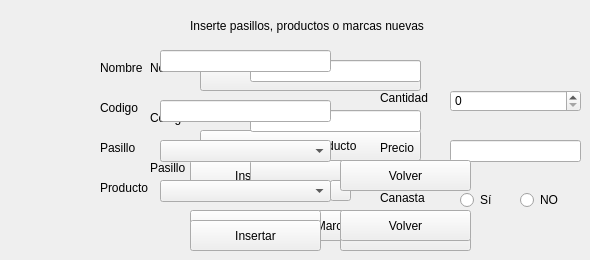
    <widget class="QWidget" name="tab_8">
     <attribute name="title">
      <string>Insertar</string>
     </attribute>
     <widget class="QLabel" name="LInsertar">
      <property name="geometry">
       <rect>
        <x>190</x>
        <y>0</y>
        <width>261</width>
        <height>51</height>
       </rect>
      </property>
      <property name="text">
       <string>Inserte pasillos, productos o marcas nuevas </string>
      </property>
     </widget>
     <widget class="QPushButton" name="BPasillo">
      <property name="geometry">
       <rect>
        <x>200</x>
        <y>60</y>
        <width>221</width>
        <height>31</height>
       </rect>
      </property>
      <property name="text">
       <string>Insertar Pasillo</string>
      </property>
     </widget>
     <widget class="QPushButton" name="BProducto">
      <property name="geometry">
       <rect>
        <x>200</x>
        <y>130</y>
        <width>221</width>
        <height>31</height>
       </rect>
      </property>
      <property name="text">
       <string>Insertar Producto</string>
      </property>
     </widget>
     <widget class="QPushButton" name="BMarca">
      <property name="geometry">
       <rect>
        <x>200</x>
        <y>210</y>
        <width>221</width>
        <height>31</height>
       </rect>
      </property>
      <property name="text">
       <string>Insertar Marca</string>
      </property>
     </widget>
     <widget class="QLabel" name="LTipo">
      <property name="geometry">
       <rect>
        <x>280</x>
        <y>20</y>
        <width>101</width>
        <height>21</height>
       </rect>
      </property>
      <property name="text">
       <string/>
      </property>
     </widget>
     <widget class="QPushButton" name="BinsertarPas">
      <property name="geometry">
       <rect>
        <x>190</x>
        <y>160</y>
        <width>131</width>
        <height>31</height>
       </rect>
      </property>
      <property name="text">
       <string>Insertar</string>
      </property>
     </widget>
     <widget class="QLabel" name="LNombre">
      <property name="geometry">
       <rect>
        <x>150</x>
        <y>60</y>
        <width>55</width>
        <height>16</height>
       </rect>
      </property>
      <property name="text">
       <string>Nombre</string>
      </property>
     </widget>
     <widget class="QLabel" name="LCodPas">
      <property name="geometry">
       <rect>
        <x>150</x>
        <y>110</y>
        <width>55</width>
        <height>16</height>
       </rect>
      </property>
      <property name="text">
       <string>Codigo</string>
      </property>
     </widget>
     <widget class="QLineEdit" name="TNombre">
      <property name="geometry">
       <rect>
        <x>250</x>
        <y>60</y>
        <width>171</width>
        <height>22</height>
       </rect>
      </property>
     </widget>
     <widget class="QLineEdit" name="TCodigo_4">
      <property name="geometry">
       <rect>
        <x>250</x>
        <y>110</y>
        <width>171</width>
        <height>22</height>
       </rect>
      </property>
     </widget>
     <widget class="QLabel" name="LPasillo">
      <property name="geometry">
       <rect>
        <x>150</x>
        <y>160</y>
        <width>55</width>
        <height>16</height>
       </rect>
      </property>
      <property name="text">
       <string>Pasillo</string>
      </property>
     </widget>
     <widget class="QComboBox" name="CBPasillosI">
      <property name="geometry">
       <rect>
        <x>250</x>
        <y>160</y>
        <width>171</width>
        <height>22</height>
       </rect>
      </property>
     </widget>
     <widget class="QPushButton" name="BInsertarProd">
      <property name="geometry">
       <rect>
        <x>190</x>
        <y>210</y>
        <width>131</width>
        <height>31</height>
       </rect>
      </property>
      <property name="text">
       <string>Insertar</string>
      </property>
     </widget>
     <widget class="QLabel" name="LProducto">
      <property name="geometry">
       <rect>
        <x>100</x>
        <y>180</y>
        <width>55</width>
        <height>16</height>
       </rect>
      </property>
      <property name="text">
       <string>Producto</string>
      </property>
     </widget>
     <widget class="QComboBox" name="CBProdutos">
      <property name="geometry">
       <rect>
        <x>160</x>
        <y>180</y>
        <width>171</width>
        <height>22</height>
       </rect>
      </property>
     </widget>
     <widget class="QPushButton" name="BInsertarMarca">
      <property name="geometry">
       <rect>
        <x>190</x>
        <y>220</y>
        <width>131</width>
        <height>31</height>
       </rect>
      </property>
      <property name="text">
       <string>Insertar</string>
      </property>
     </widget>
     <widget class="QPushButton" name="pushButton">
      <property name="geometry">
       <rect>
        <x>330</x>
        <y>180</y>
        <width>21</width>
        <height>21</height>
       </rect>
      </property>
      <property name="text">
       <string/>
      </property>
     </widget>
     <widget class="QLabel" name="LNombreM">
      <property name="geometry">
       <rect>
        <x>100</x>
        <y>60</y>
        <width>55</width>
        <height>16</height>
       </rect>
      </property>
      <property name="text">
       <string>Nombre</string>
      </property>
     </widget>
     <widget class="QLineEdit" name="TNombreM">
      <property name="geometry">
       <rect>
        <x>160</x>
        <y>50</y>
        <width>171</width>
        <height>22</height>
       </rect>
      </property>
     </widget>
     <widget class="QLabel" name="LCodMar">
      <property name="geometry">
       <rect>
        <x>100</x>
        <y>100</y>
        <width>55</width>
        <height>16</height>
       </rect>
      </property>
      <property name="text">
       <string>Codigo</string>
      </property>
     </widget>
     <widget class="QLineEdit" name="TCodigoM">
      <property name="geometry">
       <rect>
        <x>160</x>
        <y>100</y>
        <width>171</width>
        <height>22</height>
       </rect>
      </property>
     </widget>
     <widget class="QLabel" name="LPasilloM">
      <property name="geometry">
       <rect>
        <x>100</x>
        <y>140</y>
        <width>55</width>
        <height>16</height>
       </rect>
      </property>
      <property name="text">
       <string>Pasillo</string>
      </property>
     </widget>
     <widget class="QLabel" name="LCantidad">
      <property name="geometry">
       <rect>
        <x>380</x>
        <y>90</y>
        <width>55</width>
        <height>16</height>
       </rect>
      </property>
      <property name="text">
       <string>Cantidad</string>
      </property>
     </widget>
     <widget class="QSpinBox" name="SCant">
      <property name="geometry">
       <rect>
        <x>450</x>
        <y>90</y>
        <width>131</width>
        <height>22</height>
       </rect>
      </property>
     </widget>
     <widget class="QLabel" name="LPrecio">
      <property name="geometry">
       <rect>
        <x>380</x>
        <y>140</y>
        <width>55</width>
        <height>16</height>
       </rect>
      </property>
      <property name="text">
       <string>Precio</string>
      </property>
     </widget>
     <widget class="QLineEdit" name="TPrecio">
      <property name="geometry">
       <rect>
        <x>450</x>
        <y>140</y>
        <width>131</width>
        <height>22</height>
       </rect>
      </property>
     </widget>
     <widget class="QLabel" name="LCanasta">
      <property name="geometry">
       <rect>
        <x>380</x>
        <y>190</y>
        <width>55</width>
        <height>16</height>
       </rect>
      </property>
      <property name="text">
       <string>Canasta </string>
      </property>
     </widget>
     <widget class="QRadioButton" name="RBS">
      <property name="geometry">
       <rect>
        <x>460</x>
        <y>190</y>
        <width>51</width>
        <height>20</height>
       </rect>
      </property>
      <property name="text">
       <string>Sí</string>
      </property>
     </widget>
     <widget class="QRadioButton" name="RBN">
      <property name="geometry">
       <rect>
        <x>520</x>
        <y>190</y>
        <width>51</width>
        <height>20</height>
       </rect>
      </property>
      <property name="text">
       <string>NO</string>
      </property>
     </widget>
     <widget class="QComboBox" name="CBPasillosIM">
      <property name="geometry">
       <rect>
        <x>160</x>
        <y>140</y>
        <width>171</width>
        <height>22</height>
       </rect>
      </property>
     </widget>
     <widget class="QPushButton" name="BVolver3">
      <property name="geometry">
       <rect>
        <x>340</x>
        <y>220</y>
        <width>131</width>
        <height>31</height>
       </rect>
      </property>
      <property name="text">
       <string>Volver</string>
      </property>
     </widget>
     <widget class="QPushButton" name="BVolver2">
      <property name="geometry">
       <rect>
        <x>340</x>
        <y>210</y>
        <width>131</width>
        <height>31</height>
       </rect>
      </property>
      <property name="text">
       <string>Volver</string>
      </property>
     </widget>
     <widget class="QPushButton" name="BVolver1">
      <property name="geometry">
       <rect>
        <x>340</x>
        <y>160</y>
        <width>131</width>
        <height>31</height>
       </rect>
      </property>
      <property name="text">
       <string>Volver</string>
      </property>
     </widget>
    </widget>
